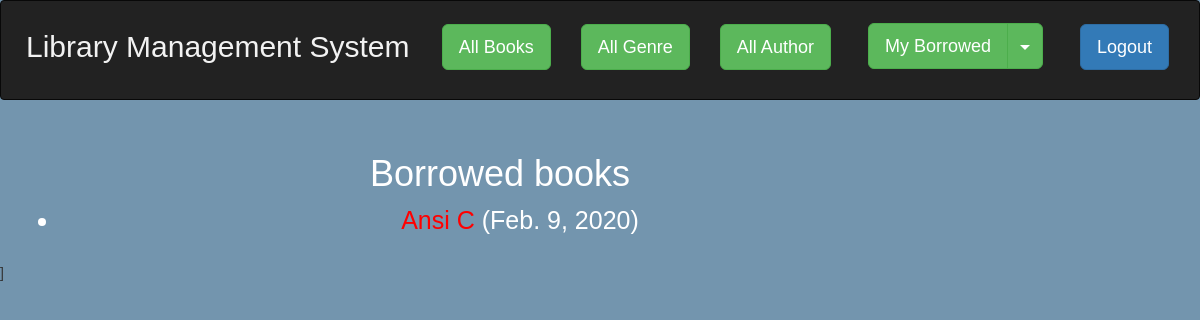
Before: /catalog/mybooks/ (signed in) with the older database file.
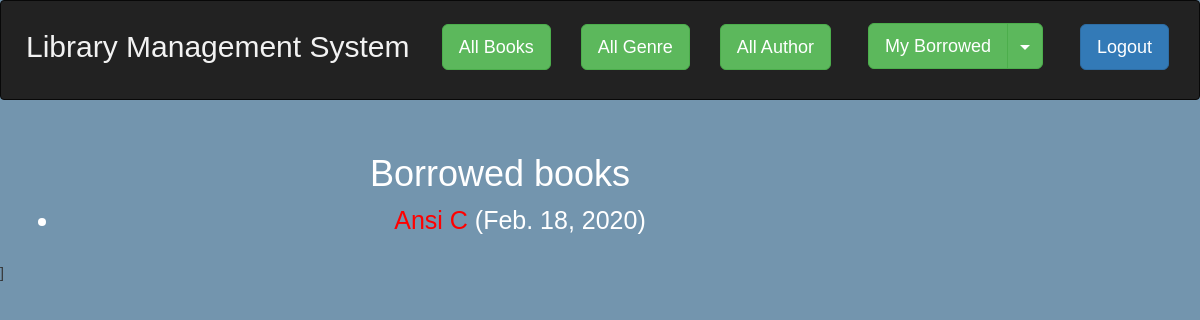
After: the same page with the newer database file.
### catalog/models.py (models this page shows, shortened)
class BookInstance(models.Model):
    id = models.UUIDField(primary_key=True, default=uuid.uuid4, help_text='Unique ID for this particular book across whole library')
    book = models.ForeignKey('Book', on_delete=models.SET_NULL, null=True)
    imprint = models.CharField(max_length=200)
    due_back = models.DateField(null=True, blank=True)
    borrower=models.ForeignKey(User,on_delete=models.SET_NULL, null=True, blank=True)
    LOAN_STATUS = (
        ('m', 'Maintenance'),
        ('o', 'On loan'),
        ('a', 'Available'),
        ('r', 'Reserved'),
    )
    status = models.CharField(
        max_length=1,
        choices=LOAN_STATUS,
        blank=True,
        default='m',
        help_text='Book availability',
    )
    class Meta:
        ordering = ['due_back']
    @property
    def is_overdue(self):
        if self.due_back and date.today() > self.due_back:
            return True
        return False

class Book(models.Model):
    title = models.CharField(max_length=200)
    author = models.ForeignKey('Author', on_delete=models.SET_NULL, null=True)
    summary = models.TextField(max_length=1000, help_text='Enter a brief description of the book')
    isbn = models.CharField('ISBN', max_length=13, help_text='13 Character <a href="https://www.isbn-international.org/content/what-isbn">ISBN number</a>')
    genre = models.ManyToManyField(Genre, help_text='Select a genre for this book')
    def display_genre(self):
        """Create a string for the Genre. This is required to display genre in Admin."""
        return ', '.join(genre.name for genre in self.genre.all()[:3])
    display_genre.short_description = 'Genre'

### catalog/views.py (the view)
# urls.py: path('mybooks/', views.LoanedBooksByUserListView.as_view(), name='my-borrowed'),
class LoanedBooksByUserListView(LoginRequiredMixin,generic.ListView):
    model = BookInstance
    template_name ='catalog/bookinstance_list_borrowed_user.html'
    paginate_by = 10
    def get_queryset(self):
        return BookInstance.objects.filter(borrower=self.request.user).filter(status__exact='o').order_by('due_back')

### catalog/templates/catalog/bookinstance_list_borrowed_user.html
{% extends "base_generic.html" %}
{% block content %}
    <h1>Borrowed books</h1>
    {% if bookinstance_list %}
    <ul>
      {% for bookinst in bookinstance_list %}
      <li class="{% if bookinst.is_overdue %}text-danger{% endif %}">
        <a href="{% url 'book-detail' bookinst.book.pk %}">{{bookinst.book.title}}</a> ({{ bookinst.due_back }})
      </li>
      {% endfor %}
    </ul>
    {% else %}
      <p>There are no books borrowed.</p>
    {% endif %}
{% endblock %}

Changed rows visible on the page:
changed BookInstance "Ansi C": due_back "Feb. 9, 2020" → "Feb. 18, 2020"
